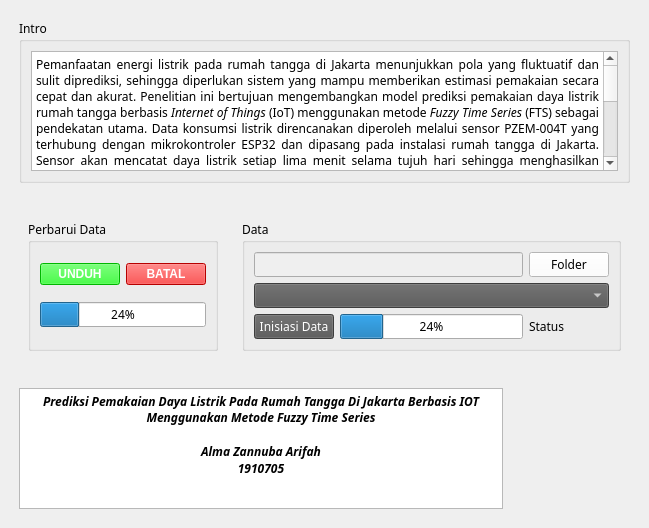
          <widget class="QWidget" name="scrollAreaWidgetContents_Main">
           <property name="geometry">
            <rect>
             <x>0</x>
             <y>0</y>
             <width>649</width>
             <height>528</height>
            </rect>
           </property>
           <layout class="QVBoxLayout" name="verticalLayout_Main_Content">
            <property name="spacing">
             <number>10</number>
            </property>
            <property name="leftMargin">
             <number>10</number>
            </property>
            <property name="topMargin">
             <number>10</number>
            </property>
            <property name="rightMargin">
             <number>10</number>
            </property>
            <property name="bottomMargin">
             <number>10</number>
            </property>
            <item>
             <widget class="QWidget" name="Intro_container" native="true">
              <property name="sizePolicy">
               <sizepolicy hsizetype="Preferred" vsizetype="Expanding">
                <horstretch>0</horstretch>
                <verstretch>0</verstretch>
               </sizepolicy>
              </property>
              <layout class="QVBoxLayout" name="verticalLayout">
               <item>
                <widget class="QGroupBox" name="groupBox_10">
                 <property name="font">
                  <font>
                   <family>JetBrains Mono</family>
                  </font>
                 </property>
                 <property name="title">
                  <string>Intro</string>
                 </property>
                 <layout class="QGridLayout" name="gridLayout">
                  <item row="0" column="0">
                   <widget class="QTextBrowser" name="textBrowser_18">
                    <property name="font">
                     <font>
                      <family>JetBrains Mono</family>
                      <bold>false</bold>
                     </font>
                    </property>
                    <property name="tabChangesFocus">
                     <bool>false</bool>
                    </property>
                    <property name="html">
                     <string>&lt;!DOCTYPE HTML PUBLIC &quot;-//W3C//DTD HTML 4.0//EN&quot; &quot;http://www.w3.org/TR/REC-html40/strict.dtd&quot;&gt;
&lt;html&gt;&lt;head&gt;&lt;meta name=&quot;qrichtext&quot; content=&quot;1&quot; /&gt;&lt;meta charset=&quot;utf-8&quot; /&gt;&lt;style type=&quot;text/css&quot;&gt;
p, li { white-space: pre-wrap; }
hr { height: 1px; border-width: 0; }
li.unchecked::marker { content: &quot;\2610&quot;; }
li.checked::marker { content: &quot;\2612&quot;; }
&lt;/style&gt;&lt;/head&gt;&lt;body style=&quot; font-family:'JetBrains Mono'; font-size:9pt; font-weight:400; font-style:normal;&quot;&gt;
&lt;p align=&quot;justify&quot; style=&quot; margin-top:0px; margin-bottom:0px; margin-left:0px; margin-right:0px; -qt-block-indent:0; text-indent:0px;&quot;&gt;&lt;span style=&quot; font-family:'Times New Roman','serif';&quot;&gt;Pemanfaatan energi listrik pada rumah tangga di Jakarta menunjukkan pola yang fluktuatif dan sulit diprediksi, sehingga diperlukan sistem yang mampu memberikan estimasi pemakaian secara cepat dan akurat. Penelitian ini bertujuan mengembangkan model prediksi pemakaian daya listrik rumah tangga berbasis &lt;/span&gt;&lt;span style=&quot; font-family:'Times New Roman','serif'; font-style:italic;&quot;&gt;Internet of Things &lt;/span&gt;&lt;span style=&quot; font-family:'Times New Roman','serif';&quot;&gt;(IoT) menggunakan metode &lt;/span&gt;&lt;span style=&quot; font-family:'Times New Roman','serif'; font-style:italic;&quot;&gt;Fuzzy Time Series &lt;/span&gt;&lt;span style=&quot; font-family:'Times New Roman','serif';&quot;&gt;(FTS) sebagai pendekatan utama. Data konsumsi listrik direncanakan diperoleh melalui sensor PZEM-004T yang terhubung dengan mikrokontroler ESP32 dan dipasang pada instalasi rumah tangga di Jakarta. Sensor akan mencatat daya listrik setiap lima menit selama tujuh hari sehingga menghasilkan sekitar 2.016 data pengamatan. Seluruh data dikirimkan secara otomatis ke Firebase sebagai penyimpanan &lt;/span&gt;&lt;span style=&quot; font-family:'Times New Roman','serif'; font-style:italic;&quot;&gt;cloud &lt;/span&gt;&lt;span style=&quot; font-family:'Times New Roman','serif';&quot;&gt;sebelum melalui proses &lt;/span&gt;&lt;span style=&quot; font-family:'Times New Roman','serif'; font-style:italic;&quot;&gt;preprocessing&lt;/span&gt;&lt;span style=&quot; font-family:'Times New Roman','serif';&quot;&gt;, yang meliputi pembersihan data dan normalisasi nilai pengamatan. Pemodelan dilakukan menggunakan Fuzzy Time Series metode Chen melalui tahapan penentuan &lt;/span&gt;&lt;span style=&quot; font-family:'Times New Roman','serif'; font-style:italic;&quot;&gt;Universe of Discourse&lt;/span&gt;&lt;span style=&quot; font-family:'Times New Roman','serif';&quot;&gt;, pembentukan interval fuzzy, fuzzifikasi, pembentukan &lt;/span&gt;&lt;span style=&quot; font-family:'Times New Roman','serif'; font-style:italic;&quot;&gt;Fuzzy Logical Relationship &lt;/span&gt;&lt;span style=&quot; font-family:'Times New Roman','serif';&quot;&gt;(FLR), dan defuzzifikasi untuk menghasilkan nilai prediksi. Kinerja model direncanakan dievaluasi menggunakan metrik &lt;/span&gt;&lt;span style=&quot; font-family:'Times New Roman','serif'; font-style:italic;&quot;&gt;Mean Absolute Error &lt;/span&gt;&lt;span style=&quot; font-family:'Times New Roman','serif';&quot;&gt;(MAE), &lt;/span&gt;&lt;span style=&quot; font-family:'Times New Roman','serif'; font-style:italic;&quot;&gt;Root Mean Square Error&lt;/span&gt;&lt;span style=&quot; font-family:'Times New Roman','serif';&quot;&gt; (RMSE), dan &lt;/span&gt;&lt;span style=&quot; font-family:'Times New Roman','serif'; font-style:italic;&quot;&gt;Mean Absolute Percentage Error&lt;/span&gt;&lt;span style=&quot; font-family:'Times New Roman','serif';&quot;&gt; (MAPE) sebagai dasar penilaian tingkat akurasi prediksi. Penelitian ini diharapkan mampu memberikan gambaran pola konsumsi energi rumah tangga di Jakarta secara lebih terukur serta mendukung pengembangan sistem prediksi berbasis IoT yang adaptif, mudah diimplementasikan, dan relevan untuk pengelolaan energi listrik skala rumah tangga.&lt;/span&gt; &lt;/p&gt;&lt;/body&gt;&lt;/html&gt;</string>
                    </property>
                   </widget>
                  </item>
                 </layout>
                </widget>
               </item>
              </layout>
             </widget>
            </item>
            <item>
             <widget class="QWidget" name="mid_main" native="true">
              <property name="sizePolicy">
               <sizepolicy hsizetype="Preferred" vsizetype="Preferred">
                <horstretch>2</horstretch>
                <verstretch>0</verstretch>
               </sizepolicy>
              </property>
              <layout class="QHBoxLayout" name="horizontalLayout_3">
               <item>
                <widget class="QWidget" name="mid_right_container" native="true">
                 <property name="sizePolicy">
                  <sizepolicy hsizetype="Expanding" vsizetype="Preferred">
                   <horstretch>1</horstretch>
                   <verstretch>0</verstretch>
                  </sizepolicy>
                 </property>
                 <layout class="QHBoxLayout" name="horizontalLayout">
                  <item>
                   <widget class="QGroupBox" name="groupBox_update">
                    <property name="font">
                     <font>
                      <family>JetBrains Mono</family>
                     </font>
                    </property>
                    <property name="title">
                     <string>Perbarui Data</string>
                    </property>
                    <layout class="QGridLayout" name="gridLayout_3">
                     <item row="0" column="0">
                      <widget class="QPushButton" name="download_BTN">
                       <property name="font">
                        <font>
                         <family>Segoe UI</family>
                         <bold>true</bold>
                        </font>
                       </property>
                       <property name="styleSheet">
                        <string notr="true">background-color: rgb(0, 255, 0);  /* Ini Latar Hijau */
color: rgb(255, 255, 255)</string>
                       </property>
                       <property name="text">
                        <string>UNDUH</string>
                       </property>
                       <property name="icon">
                        <iconset theme="QIcon::ThemeIcon::SyncSynchronizing"/>
                       </property>
                      </widget>
                     </item>
                     <item row="0" column="1">
                      <widget class="QPushButton" name="CANCEL_Download_Button">
                       <property name="font">
                        <font>
                         <family>Segoe UI</family>
                         <bold>true</bold>
                        </font>
                       </property>
                       <property name="styleSheet">
                        <string notr="true">background-color: rgb(255, 0, 0);
color: rgb(255, 255, 255)</string>
                       </property>
                       <property name="text">
                        <string>BATAL</string>
                       </property>
                       <property name="icon">
                        <iconset theme="QIcon::ThemeIcon::ApplicationExit"/>
                       </property>
                      </widget>
                     </item>
                     <item row="1" column="0" colspan="2">
                      <widget class="QProgressBar" name="progressBar">
                       <property name="value">
                        <number>24</number>
                       </property>
                      </widget>
                     </item>
                    </layout>
                   </widget>
                  </item>
                 </layout>
                </widget>
               </item>
               <item>
                <widget class="QWidget" name="mid_left_container" native="true">
                 <property name="sizePolicy">
                  <sizepolicy hsizetype="Expanding" vsizetype="Preferred">
                   <horstretch>2</horstretch>
                   <verstretch>0</verstretch>
                  </sizepolicy>
                 </property>
                 <layout class="QHBoxLayout" name="horizontalLayout_2">
                  <item>
                   <widget class="QGroupBox" name="groupBox_open">
                    <property name="font">
                     <font>
                      <family>JetBrains Mono</family>
                     </font>
                    </property>
                    <property name="title">
                     <string>Data</string>
                    </property>
                    <layout class="QGridLayout" name="gridLayout_2">
                     <item row="0" column="0" colspan="2">
                      <widget class="QLineEdit" name="folderpath_OPEN">
                       <property name="enabled">
                        <bool>false</bool>
                       </property>
                      </widget>
                     </item>
                     <item row="0" column="2">
                      <widget class="QPushButton" name="browse_folder_location">
                       <property name="styleSheet">
                        <string notr="true">background-color: rgb(255, 255, 255);
color:rgb(0, 0, 0)</string>
                       </property>
                       <property name="text">
                        <string>Folder</string>
                       </property>
                      </widget>
                     </item>
                     <item row="1" column="0" colspan="3">
                      <widget class="QComboBox" name="comboBox">
                       <property name="styleSheet">
                        <string notr="true">background-color:rgb(85, 85, 85);
color:rgb(255, 255, 255)</string>
                       </property>
                      </widget>
                     </item>
                     <item row="2" column="0">
                      <widget class="QPushButton" name="initate_button">
                       <property name="styleSheet">
                        <string notr="true">background-color:rgb(85, 85, 85);
color:rgb(255, 255, 255)</string>
                       </property>
                       <property name="text">
                        <string>Inisiasi Data</string>
                       </property>
                       <property name="icon">
                        <iconset theme="QIcon::ThemeIcon::MediaPlaybackStart"/>
                       </property>
                      </widget>
                     </item>
                     <item row="2" column="1">
                      <widget class="QProgressBar" name="progressBar_3">
                       <property name="value">
                        <number>24</number>
                       </property>
                      </widget>
                     </item>
                     <item row="2" column="2">
                      <widget class="QLabel" name="label_status_inisiasidata">
                       <property name="text">
                        <string>Status</string>
                       </property>
                      </widget>
                     </item>
                    </layout>
                   </widget>
                  </item>
                 </layout>
                </widget>
               </item>
              </layout>
             </widget>
            </item>
            <item>
             <spacer name="verticalSpacer_Main">
              <property name="orientation">
               <enum>Qt::Orientation::Vertical</enum>
              </property>
              <property name="sizeHint" stdset="0">
               <size>
                <width>20</width>
                <height>40</height>
               </size>
              </property>
             </spacer>
            </item>
            <item>
             <widget class="QWidget" name="bottom_container" native="true">
              <layout class="QHBoxLayout" name="horizontalLayout_4">
               <item>
                <widget class="QTextBrowser" name="textBrowser_17">
                 <property name="sizePolicy">
                  <sizepolicy hsizetype="Preferred" vsizetype="Preferred">
                   <horstretch>4</horstretch>
                   <verstretch>0</verstretch>
                  </sizepolicy>
                 </property>
                 <property name="font">
                  <font>
                   <family>JetBrains Mono</family>
                   <bold>true</bold>
                  </font>
                 </property>
                 <property name="autoFillBackground">
                  <bool>false</bool>
                 </property>
                 <property name="lineWidth">
                  <number>0</number>
                 </property>
                 <property name="tabChangesFocus">
                  <bool>false</bool>
                 </property>
                 <property name="html">
                  <string>&lt;!DOCTYPE HTML PUBLIC &quot;-//W3C//DTD HTML 4.0//EN&quot; &quot;http://www.w3.org/TR/REC-html40/strict.dtd&quot;&gt;
&lt;html&gt;&lt;head&gt;&lt;meta name=&quot;qrichtext&quot; content=&quot;1&quot; /&gt;&lt;meta charset=&quot;utf-8&quot; /&gt;&lt;style type=&quot;text/css&quot;&gt;
p, li { white-space: pre-wrap; }
hr { height: 1px; border-width: 0; }
li.unchecked::marker { content: &quot;\2610&quot;; }
li.checked::marker { content: &quot;\2612&quot;; }
&lt;/style&gt;&lt;/head&gt;&lt;body style=&quot; font-family:'JetBrains Mono'; font-size:9pt; font-weight:700; font-style:normal;&quot;&gt;
&lt;p align=&quot;center&quot; style=&quot; margin-top:0px; margin-bottom:0px; margin-left:0px; margin-right:0px; -qt-block-indent:0; text-indent:0px;&quot;&gt;&lt;span style=&quot; font-family:'Segoe UI'; font-style:italic;&quot;&gt;Prediksi Pemakaian Daya Listrik Pada Rumah Tangga Di Jakarta Berbasis IOT Menggunakan Metode Fuzzy Time Series&lt;/span&gt;&lt;/p&gt;
&lt;p align=&quot;center&quot; style=&quot;-qt-paragraph-type:empty; margin-top:0px; margin-bottom:0px; margin-left:0px; margin-right:0px; -qt-block-indent:0; text-indent:0px; font-family:'Segoe UI'; font-style:italic;&quot;&gt;&lt;br /&gt;&lt;/p&gt;
&lt;p align=&quot;center&quot; style=&quot; margin-top:0px; margin-bottom:0px; margin-left:0px; margin-right:0px; -qt-block-indent:0; text-indent:0px;&quot;&gt;&lt;span style=&quot; font-style:italic;&quot;&gt;Alma Zannuba Arifah&lt;/span&gt;&lt;/p&gt;
&lt;p align=&quot;center&quot; style=&quot; margin-top:0px; margin-bottom:0px; margin-left:0px; margin-right:0px; -qt-block-indent:0; text-indent:0px;&quot;&gt;&lt;span style=&quot; font-style:italic;&quot;&gt;1910705&lt;/span&gt;&lt;/p&gt;&lt;/body&gt;&lt;/html&gt;</string>
                 </property>
                </widget>
               </item>
               <item>
                <widget class="QLabel" name="Logo_trilogi">
                 <property name="sizePolicy">
                  <sizepolicy hsizetype="Ignored" vsizetype="Ignored">
                   <horstretch>1</horstretch>
                   <verstretch>0</verstretch>
                  </sizepolicy>
                 </property>
                 <property name="frameShape">
                  <enum>QFrame::Shape::Box</enum>
                 </property>
                 <property name="lineWidth">
                  <number>0</number>
                 </property>
                 <property name="text">
                  <string/>
                 </property>
                 <property name="pixmap">
                  <pixmap>../../../Logo Trilogi.png</pixmap>
                 </property>
                 <property name="scaledContents">
                  <bool>true</bool>
                 </property>
                 <property name="wordWrap">
                  <bool>false</bool>
                 </property>
                </widget>
               </item>
              </layout>
             </widget>
            </item>
           </layout>
          </widget>
